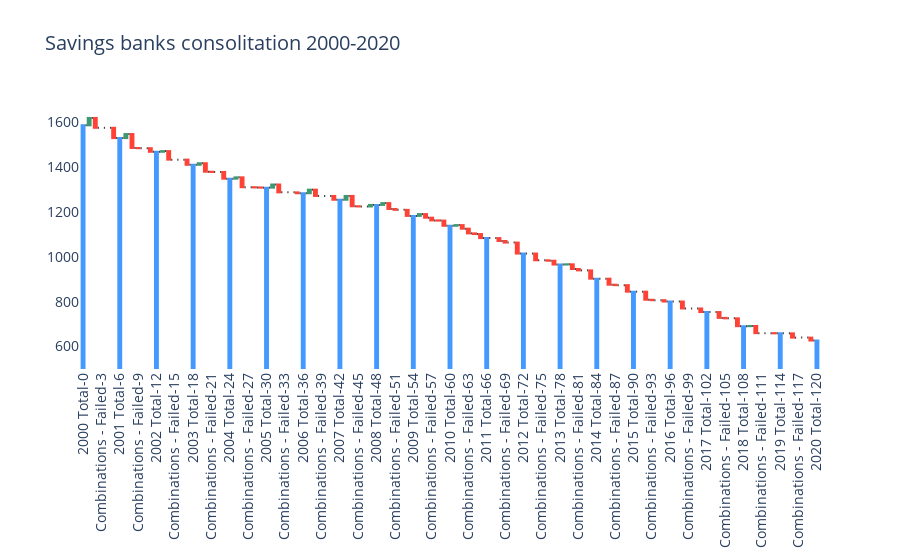

Notebook cell for this chart:
### Code cell
fig = go.Figure(go.Waterfall(measure=measure,
                            x=x,
                            y=y,
                            #text=text,
                            textposition='outside'
                            ))

fig.update_layout(title="Savings banks consolitation 2000-2020",
                  title_font_size=20,
                  font_size=14,
                  plot_bgcolor='rgba(0,0,0,0)',
                  xaxis = go.layout.XAxis(tickangle = 270)
                 )
fig.update_yaxes(range=[500, 1700])

fig.show()

### Figure 1 — Plotly figure (JSON) as saved in the notebook; plotly's stock layout.template omitted (floating-point values rounded to 4 significant figures)
{"data": [{"measure": ["absolute", "relative", "relative", "relative", "relative", "relative", "total", "relative", "relative", "relative", "relative", "relative", "total", "relative", "relative", "relative", "relative", "relative", "total", "relative", "relative", "relative", "relative", "relative", "total", "relative", "relative", "relative", "relative", "relative", "total", "relative", "relative", "relative", "relative", "relative", "total", "relative", "relative", "relative", "relative", "relative", "total", "relative", "relative", "relative", "relative", "relative", "total", "relative", "relative", "relative", "relative", "relative", "total", "relative", "relative", "relative", "relative", "relative", "total", "relative", "relative", "relative", "relative", "relative", "total", "relative", "relative", "relative", "relative", "relative", "total", "relative", "relative", "relative", "relative", "relative", "total", "relative", "relative", "relative", "relative", "relative", "total", "relative", "relative", "relative", "relative", "relative", "total", "relative", "relative", "relative", "relative", "relative", "total", "relative", "relative", "relative", "relative", "relative", "total", "relative", "relative", "relative", "relative", "relative", "total", "relative", "relative", "relative", "relative", "relative", "total", "relative", "relative", "relative", "relative", "relative", "total"], "textposition": "outside", "type": "waterfall", "x": ["2000 Total-0", "New Institutions-1", "Combinations-2", "Combinations - Failed-3", "Liquidations-4", "Adjustments-5", "2001 Total-6", "New Institutions-7", "Combinations-8", "Combinations - Failed-9", "Liquidations-10", "Adjustments-11", "2002 Total-12", "New Institutions-13", "Combinations-14", "Combinations - Failed-15", "Liquidations-16", "Adjustments-17", "2003 Total-18", "New Institutions-19", "Combinations-20", "Combinations - Failed-21", "Liquidations-22", "Adjustments-23", "2004 Total-24", "New Institutions-25", "Combinations-26", "Combinations - Failed-27", "Liquidations-28", "Adjustments-29", "2005 Total-30", "New Institutions-31", "Combinations-32", "Combinations - Failed-33", "Liquidations-34", "Adjustments-35", "2006 Total-36", "New Institutions-37", "Combinations-38", "Combinations - Failed-39", "Liquidations-40", "Adjustments-41", "2007 Total-42", "New Institutions-43", "Combinations-44", "Combinations - Failed-45", "Liquidations-46", "Adjustments-47", "2008 Total-48", "New Institutions-49", "Combinations-50", "Combinations - Failed-51", "Liquidations-52", "Adjustments-53", "2009 Total-54", "New Institutions-55", "Combinations-56", "Combinations - Failed-57", "Liquidations-58", "Adjustments-59", "2010 Total-60", "New Institutions-61", "Combinations-62", "Combinations - Failed-63", "Liquidations-64", "Adjustments-65", "2011 Total-66", "New Institutions-67", "Combinations-68", "Combinations - Failed-69", "Liquidations-70", "Adjustments-71", "2012 Total-72", "New Institutions-73", "Combinations-74", "Combinations - Failed-75", "Liquidations-76", "Adjustments-77", "2013 Total-78", "New Institutions-79", "Combinations-80", "Combinations - Failed-81", "Liquidations-82", "Adjustments-83", "2014 Total-84", "New Institutions-85", "Combinations-86", "Combinations - Failed-87", "Liquidations-88", "Adjustments-89", "2015 Total-90", "New Institutions-91", "Combinations-92", "Combinations - Failed-93", "Liquidations-94", "Adjustments-95", "2016 Total-96", "New Institutions-97", "Combinations-98", "Combinations - Failed-99", "Liquidations-100", "Adjustments-101", "2017 Total-102", "New Institutions-103", "Combinations-104", "Combinations - Failed-105", "Liquidations-106", "Adjustments-107", "2018 Total-108", "New Institutions-109", "Combinations-110", "Combinations - Failed-111", "Liquidations-112", "Adjustments-113", "2019 Total-114", "New Institutions-115", "Combinations-116", "Combinations - Failed-117", "Liquidations-118", "Adjustments-119", "2020 Total-120"], "y": [1587, 33, -44, 0, 0, -46, 0, 18, -62, -1, 0, -16, 0, 3, -38, 0, 0, -23, 0, 7, -38, -1, 0, -30, 0, 6, -44, 0, -1, -1, 0, 14, -35, 0, 0, -4, 0, 16, -28, 0, 0, -17, 0, 17, -46, -1, 0, 7, 0, 8, -26, -4, 0, -27, 0, 8, -16, -12, -1, -23, 0, 3, -16, -21, -3, -18, 0, 0, -13, -7, 0, -49, 0, 0, -30, 0, -2, -17, 0, 1, -21, -6, 0, -37, 0, 0, -27, -2, 0, -29, 0, 0, -36, -2, 0, -6, 0, 0, -31, 0, 0, -16, 0, 0, -26, -2, 0, -35, 0, 1, -32, 0, 0, -1, 0, 0, -19, 0, 0, -13, 0]}], "layout": {"font": {"size": 14}, "plot_bgcolor": "rgba(0,0,0,0)", "title": {"font": {"size": 20}, "text": "Savings banks consolitation 2000-2020"}, "xaxis": {"tickangle": -90}, "yaxis": {"range": [500, 1700]}}}
